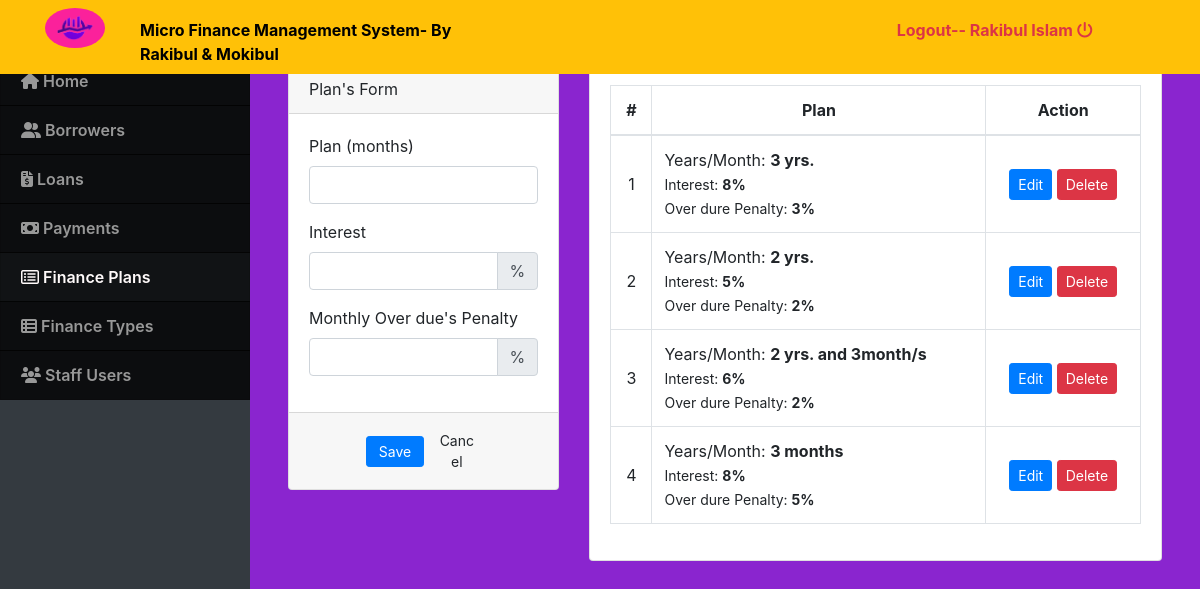
The page /index.php?page=plan (signed in) on the database as committed earlier.
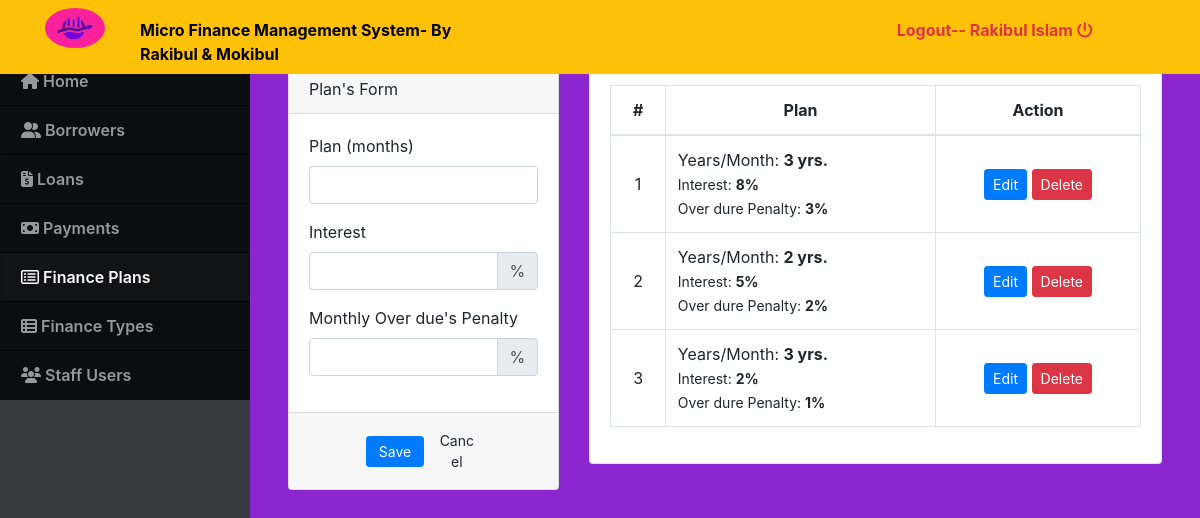
The same page on the database as committed later.
### tables this page shows
CREATE TABLE `loan_plan` (
  `id` int(30) NOT NULL,
  `months` int(11) NOT NULL,
  `interest_percentage` float NOT NULL,
  `penalty_rate` int(11) NOT NULL
);

### plan.php (the view, shortened to what this page needs)
<?php include('db_connect.php'); ?>
<div class="container-fluid">
	<div class="col-lg-12">
		<div class="row">
			<div class="col-md-4">
				<form action="" id="manage-plan">
					<div class="card">
						<div class="card-header">
							Plan's Form
						</div>
						<div class="card-body">
							<div class="form-group">
								<label class="control-label">Plan (months)</label>
								<input type="number" name="months" id="" class="form-control text-right">
							</div>
							<div class="form-group">
								<label class="control-label">Interest</label>
								<div class="input-group">
									<input type="number" step="any" min="0" max="100" class="form-control text-right" name="interest_percentage" aria-label="Interest">
									<div class="input-group-append">
										<span class="input-group-text">%</span>
									</div>
								</div>
							</div>
							<div class="form-group">
								<label class="control-label">Monthly Over due's Penalty</label>
								<div class="input-group">
									<input type="number" step="any" min="0" max="100" class="form-control text-right" aria-label="Penalty percentage" name="penalty_rate">
									<div class="input-group-append">
										<span class="input-group-text">%</span>
									</div>
								</div>
							</div>
						</div>
						<div class="card-footer">
							<div class="row">
								<div class="col-md-12">
									<button class="btn btn-sm btn-primary col-sm-3 offset-md-3"> Save</button>
									<button class="btn btn-sm btn-default col-sm-3" type="button" onclick="_reset()"> Cancel</button>
								</div>
							</div>
						</div>
					</div>
				</form>
			</div>
			<div class="col-md-8">
				<div class="card">
					<div class="card-body">
						<table class="table table-bordered table-hover">
							<thead>
								<tr>
									<th class="text-center">#</th>
									<th class="text-center">Plan</th>
									<th class="text-center">Action</th>
								</tr>
							</thead>
							<tbody>
								<?php
								$i = 1;
								$plan = $conn->query("SELECT * FROM loan_plan order by id asc");
								while ($row = $plan->fetch_assoc()) :
									$months = $row['months'];
									$months = $months / 12;
									if ($months < 1) {
										$months = $row['months'] . " months";
									} else {
										$m = explode(".", $months);
										$months = $m[0] . " yrs.";
										if (isset($m[1])) {
											$months .= " and " . number_format(12 * ($m[1] / 100), 0) . "month/s";
										}
									}
								?>
									<tr>
										<td class="text-center"><?php echo $i++ ?></td>
										<td class="">
											<p>Years/Month: <b><?php echo $months ?></b></p>
											<p><small>Interest: <b><?php echo $row['interest_percentage'] . "%" ?></b></small></p>
											<p><small>Over dure Penalty: <b><?php echo $row['penalty_rate'] . "%" ?></b></small></p>
										</td>
										<td class="text-center">
											<button class="btn btn-sm btn-primary edit_plan" type="button" data-id="<?php echo $row['id'] ?>" data-months="<?php echo $row['months'] ?>" data-interest_percentage="<?php echo $row['interest_percentage'] ?>">Edit</button>
											<button class="btn btn-sm btn-danger delete_plan" type="button" data-id="<?php echo $row['id'] ?>">Delete</button>
										</td>
									</tr>
								<?php endwhile; ?>
							</tbody>
						</table>
					</div>
				</div>
			</div>
		</div>
	</div>
</div>

Rows that differ between the two databases and show on the page:
removed loan_plan: months "2 yrs. and 3month/s", interest_percentage "6", penalty_rate "2"
removed loan_plan: months "3 months", interest_percentage "8", penalty_rate "5"
added loan_plan: months "3 yrs.", interest_percentage "2", penalty_rate "1"
